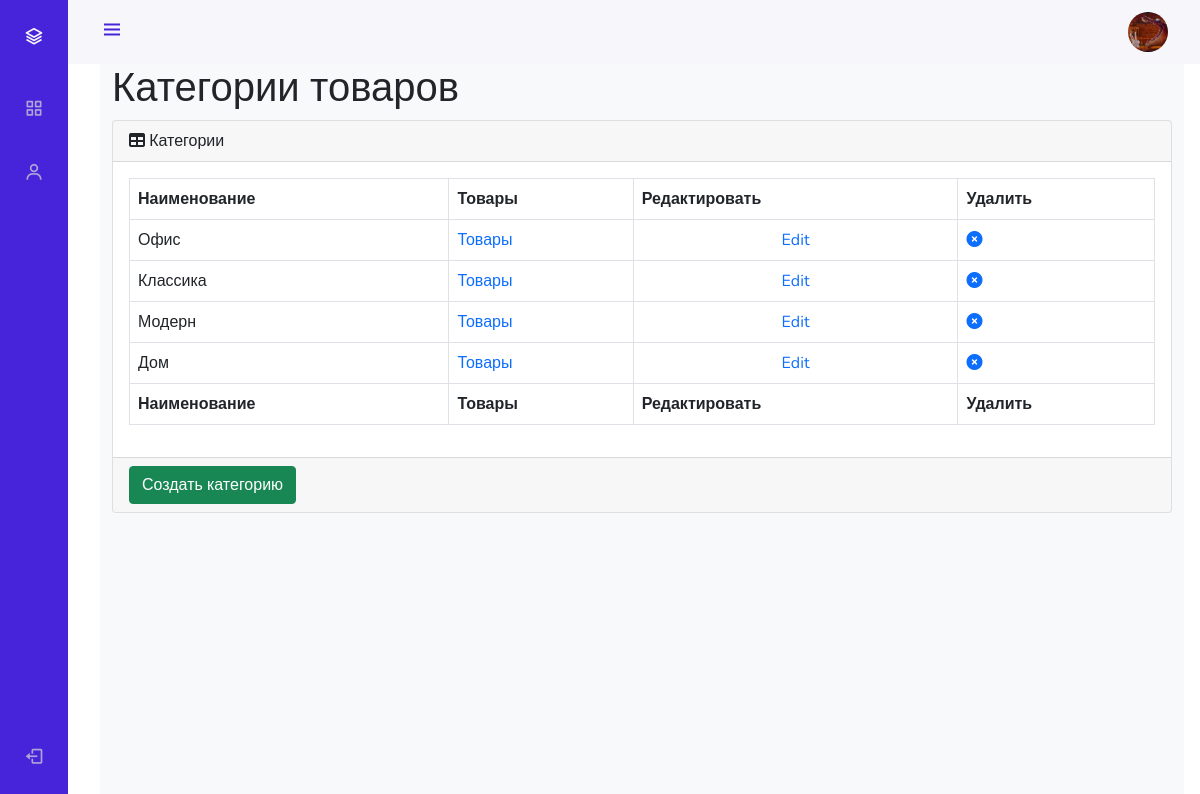
The app's page /admin_staff/categories/read/ (signed in), older data.
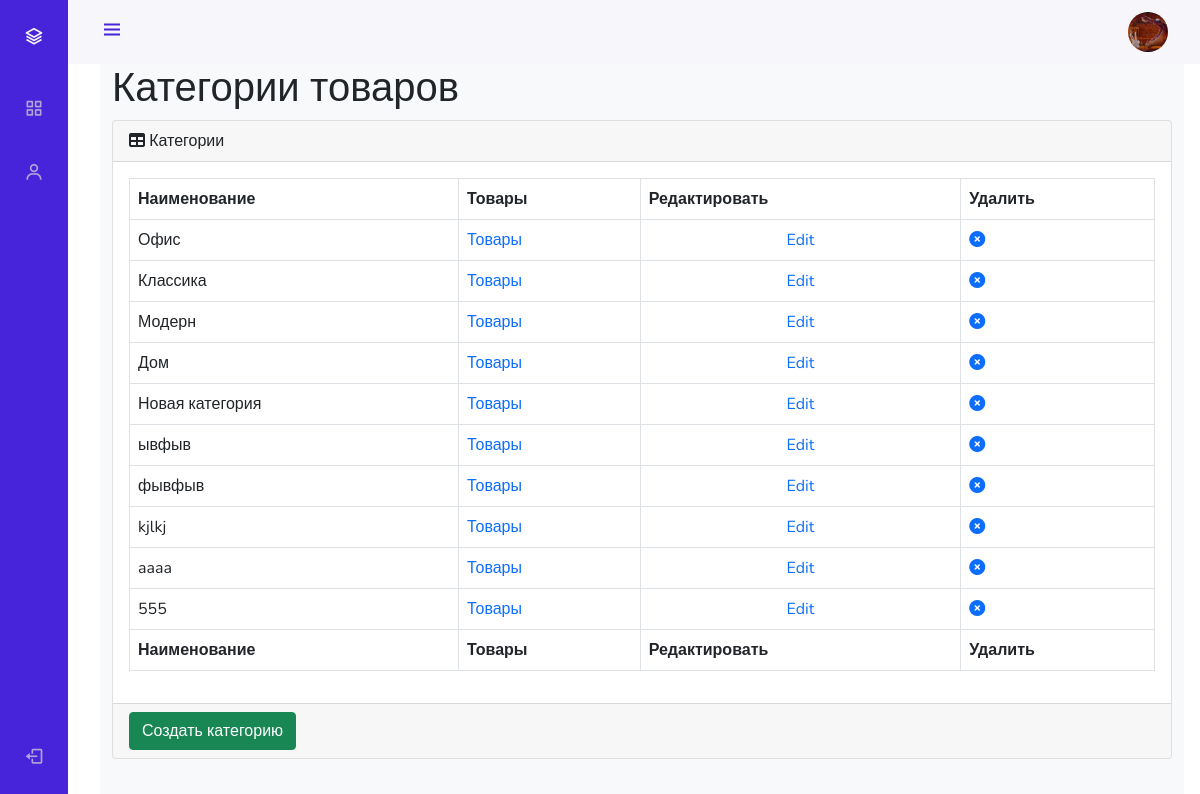
The same page, newer data.
### mainapp/models.py (models this page shows, shortened)
class ProductCategory(models.Model):
    name = models.CharField(verbose_name='имя', max_length=64, unique=True)
    description = models.TextField(verbose_name='описание', blank=True)
    created = models.DateTimeField(auto_now_add=True)
    updated = models.DateTimeField(auto_now=True)
    is_active = models.BooleanField(default=True)

### adminapp/views.py (the view)
# urls.py: path('categories/read/', adminapp.categories, name='categories'),
@user_passes_test(lambda u: u.is_superuser)
def categories(request):
    title = 'админка/категории'
    categories_list = ProductCategory.objects.all()
    context = {
        'title': title,
        'objects': categories_list
    }
    return render(request, 'adminapp/categories.html', context)

### adminapp/templates/adminapp/categories.html (shortened to what this page needs)
{% extends 'adminapp/base.html' %}
{% load static %}
{% block content %}
<main>
    <div class="container-fluid">
        <h1 class="mt-4">Категории товаров</h1>
        <div class="card mb-4">
            <div class="card-header">
                <i class="fas fa-table mr-1"></i>
                Категории
            </div>
            <div class="card-body">
                <div class="table-responsive">
                    <table class="table table-bordered" id="dataTable" width="100%" cellspacing="0">
                        <thead>
                        <tr>
                            <th>Наименование</th>
                            <th>Товары</th>
                            <th>Редактировать</th>
                            <th>Удалить</th>
                        </tr>
                        </thead>
                        <tfoot>
                        <tr>
                            <th>Наименование</th>
                            <th>Товары</th>
                            <th>Редактировать</th>
                            <th>Удалить</th>
                        </tr>
                        </tfoot>
                        <tbody>
                        {% for category in objects %}
                            <tr {% if not category.is_active %} style="opacity: 0.5;" {% endif %}>
                                <td>{{ category.name }}</td>
                                <td><a href="{% url 'admin_staff:products' category.pk %}">Товары</a></td>
                                <td class="text-center">
                                    <a href="{% url 'admin_staff:category_update' category.pk %}">Edit</a>
                                </td>
                                <td>
                                    <a {% if not category.is_active %} class="invisible" {% endif %} href="{% url 'admin_staff:category_delete' pk=category.pk %}">
                                        <i class="fa fa-times-circle"></i>
                                    </a>
                                </td>
                            </tr>
                        {% endfor %}
                        </tbody>
                    </table>
                </div>
            </div>
            <div class="card-footer">
                <a href="{% url 'adminapp:category_create' %}">
                    <button class="btn btn-success">Создать категорию</button>
                </a>
            </div>
        </div>
    </div>
</main>
{% endblock %}

Row changes from the older to the newer data that the page shows:
added ProductCategory: name "Новая категория"
added ProductCategory: name "ывфыв"
added ProductCategory: name "фывфыв"
added ProductCategory: name "kjlkj"
added ProductCategory: name "aaaa"
added ProductCategory: name "555"
